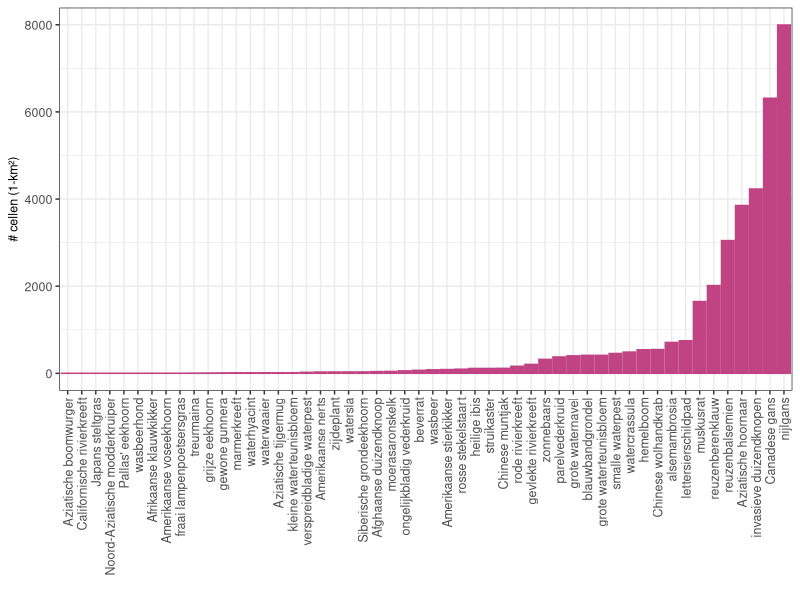

This chart was generated by the following R code: (Note: this script raises an error after producing the figure.)
## ---- chunk 1
library(ggplot2)
library(dplyr)
## ---- chunk 2
rm(list=ls())
## ---- chunk 3
data <- read.csv("./data/output/occupancy_Natura2000/occupancy_Natura2000.csv")
abbr <- read.csv("./data/input/prius_species_list_abbreviations.csv", sep = ";")

# Manipulation
data$species[data$species == 'Aziatische hoornaar (soort)'] <- 'Aziatische hoornaar'

# Replace data for Aedes (data generated from cube but 2nd source also)
data <- data %>% filter(species != 'Aziatische tijgermug')
data[nrow(data) + 1,] = read.csv("./data/intermediate/adhoc_Aedes_output.csv")
## ---- chunk 4
ggplot(data, aes(x = reorder(species, N_occ, sum), y = N_occ)) +
  geom_col(colour = "#c04384", fill = "#c04384") +
  theme_bw() +
  xlab("") + ylab("# cellen (1-km²)") +
  theme(axis.text = element_text(size = 9),
        axis.text.x = element_text(angle = 90, vjust = 0.5, hjust=1),
        axis.title = element_text(size = 9))

ggsave(filename = "./data/output/figures_for_report/occupancy_FL.jpeg",
           width = 14, height = 14, units = "cm")
## ---- chunk 5
data_sub <- data %>% 
  filter(N_occ_in_N2000 > 0)
## ---- chunk 6
ggplot(data_sub, aes(x = reorder(species, N_occ_in_N2000, sum), y = N_occ_in_N2000)) +
  geom_col(colour = "#c04384", fill = "#c04384") +
  theme_bw() +
  xlab("") + ylab("# cellen (1-km²)") +
  theme(axis.text = element_text(size = 9),
        axis.text.x = element_text(angle = 90, vjust = 0.5, hjust=1),
        axis.title = element_text(size = 9))

ggsave(filename = "./data/output/figures_for_report/occupancy_N2000.jpeg",
           width = 14, height = 10, units = "cm")
## ---- chunk 7
spor <- c("Afrikaanse klauwkikker",
          "Amerikaanse voseekhoorn",
          "Aziatische boomwurger",
          "Aziatische tijgermug",
          "Californische rivierkreeft",
          "fraai lampenpoetsersgras",
          "gewone gunnera",
          "grijze eekhoorn",
          "heilige ibis",
          "Japans steltgras",
          "Noord-Aziatische modderkruiper",
          "Pallas' eekhoorn",
          "treurmaina",
          "wasbeerhond",
          "waterhyacint",
          "waterwaaier")

sel <- data %>% 
  filter(!species %in% spor)
## ---- chunk 8
sel <- sel %>%
  left_join(abbr, by = c("species" = "soort"))
## ---- chunk 9
ggplot(sel, aes(x = share_in_N2000, y = share_of_N2000)) +
  geom_text(aes(label = abbr)) +
  theme(legend.position="none") +
  xlim(0,1) +
  coord_trans(y="log2") +
  xlab("Proportie van bezette hokken dat in Natura2000 ligt") + ylab("Proportie van Natura2000 met bezette hokken") +
  theme_bw()

ggsave(filename = "./data/output/figures_for_report/share_N2000.jpeg",
           width = 14, height = 10, units = "cm")
